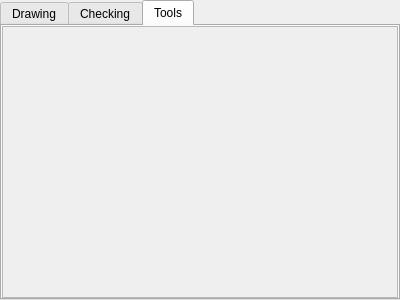
<?xml version="1.0" encoding="UTF-8"?>
<ui version="4.0">
 <class>PlanWidget</class>
 <widget class="QTabWidget" name="PlanWidget">
  <property name="geometry">
   <rect>
    <x>0</x>
    <y>0</y>
    <width>400</width>
    <height>300</height>
   </rect>
  </property>
  <property name="windowTitle">
   <string>TabWidget</string>
  </property>
  <property name="currentIndex">
   <number>2</number>
  </property>
  <widget class="QWidget" name="drawingTab">
   <attribute name="title">
    <string>Drawing</string>
   </attribute>
   <layout class="QVBoxLayout" name="verticalLayout">
    <property name="margin">
     <number>0</number>
    </property>
    <item>
     <widget class="QScrollArea" name="drawingScrollArea">
      <property name="widgetResizable">
       <bool>true</bool>
      </property>
      <widget class="QWidget" name="drawingScrollAreaContents">
       <property name="geometry">
        <rect>
         <x>0</x>
         <y>0</y>
         <width>392</width>
         <height>227</height>
        </rect>
       </property>
       <layout class="QVBoxLayout" name="verticalLayout_2">
        <property name="margin">
         <number>0</number>
        </property>
        <item>
         <widget class="MetadataWidget" name="metadataWidget" native="true"/>
        </item>
        <item>
         <widget class="DrawingWidget" name="drawingWidget" native="true"/>
        </item>
        <item>
         <spacer name="verticalSpacer">
          <property name="orientation">
           <enum>Qt::Vertical</enum>
          </property>
          <property name="sizeHint" stdset="0">
           <size>
            <width>20</width>
            <height>40</height>
           </size>
          </property>
         </spacer>
        </item>
       </layout>
      </widget>
     </widget>
    </item>
    <item>
     <layout class="QHBoxLayout" name="horizontalLayout">
      <item>
       <widget class="QPushButton" name="clearButton">
        <property name="toolTip">
         <string>Clear unsaved changes from work layers</string>
        </property>
        <property name="text">
         <string>Clear</string>
        </property>
       </widget>
      </item>
      <item>
       <widget class="QPushButton" name="mergeButton">
        <property name="toolTip">
         <string>Move new context to main layers</string>
        </property>
        <property name="text">
         <string>Merge</string>
        </property>
       </widget>
      </item>
     </layout>
    </item>
   </layout>
  </widget>
  <widget class="QWidget" name="checkingTab">
   <attribute name="title">
    <string>Checking</string>
   </attribute>
   <layout class="QVBoxLayout" name="verticalLayout_3">
    <property name="margin">
     <number>0</number>
    </property>
    <item>
     <widget class="QScrollArea" name="checkingScrollArea">
      <property name="widgetResizable">
       <bool>true</bool>
      </property>
      <widget class="QWidget" name="checkingScrollAreaContents">
       <property name="geometry">
        <rect>
         <x>0</x>
         <y>0</y>
         <width>392</width>
         <height>227</height>
        </rect>
       </property>
       <layout class="QVBoxLayout" name="verticalLayout_4">
        <property name="margin">
         <number>0</number>
        </property>
        <item>
         <widget class="SchematicWidget" name="schematicWidget" native="true"/>
        </item>
        <item>
         <spacer name="verticalSpacer_2">
          <property name="orientation">
           <enum>Qt::Vertical</enum>
          </property>
          <property name="sizeHint" stdset="0">
           <size>
            <width>20</width>
            <height>204</height>
           </size>
          </property>
         </spacer>
        </item>
       </layout>
      </widget>
     </widget>
    </item>
    <item>
     <layout class="QHBoxLayout" name="horizontalLayout_2">
      <item>
       <spacer name="horizontalSpacer">
        <property name="orientation">
         <enum>Qt::Horizontal</enum>
        </property>
        <property name="sizeHint" stdset="0">
         <size>
          <width>40</width>
          <height>20</height>
         </size>
        </property>
       </spacer>
      </item>
      <item>
       <widget class="QPushButton" name="resetButton">
        <property name="text">
         <string>Reset</string>
        </property>
       </widget>
      </item>
     </layout>
    </item>
   </layout>
  </widget>
  <widget class="QWidget" name="toolsTab">
   <attribute name="title">
    <string>Tools</string>
   </attribute>
   <layout class="QVBoxLayout" name="verticalLayout_5">
    <property name="margin">
     <number>0</number>
    </property>
    <item>
     <widget class="QScrollArea" name="toolsScrollArea">
      <property name="widgetResizable">
       <bool>true</bool>
      </property>
      <widget class="QWidget" name="toolsScrollAreaContents">
       <property name="geometry">
        <rect>
         <x>0</x>
         <y>0</y>
         <width>392</width>
         <height>269</height>
        </rect>
       </property>
       <layout class="QVBoxLayout" name="verticalLayout_6">
        <property name="margin">
         <number>0</number>
        </property>
        <item>
         <widget class="SnappingWidget" name="snappingWidget" native="true"/>
        </item>
        <item>
         <spacer name="verticalSpacer_3">
          <property name="orientation">
           <enum>Qt::Vertical</enum>
          </property>
          <property name="sizeHint" stdset="0">
           <size>
            <width>20</width>
            <height>246</height>
           </size>
          </property>
         </spacer>
        </item>
       </layout>
      </widget>
     </widget>
    </item>
   </layout>
  </widget>
 </widget>
 <customwidgets>
  <customwidget>
   <class>MetadataWidget</class>
   <extends>QWidget</extends>
   <header>metadata_widget.h</header>
   <container>1</container>
  </customwidget>
  <customwidget>
   <class>DrawingWidget</class>
   <extends>QWidget</extends>
   <header>drawing_widget.h</header>
   <container>1</container>
  </customwidget>
  <customwidget>
   <class>SnappingWidget</class>
   <extends>QWidget</extends>
   <header>snapping_widget.h</header>
   <container>1</container>
  </customwidget>
  <customwidget>
   <class>SchematicWidget</class>
   <extends>QWidget</extends>
   <header>schematic_widget.h</header>
   <container>1</container>
  </customwidget>
 </customwidgets>
 <resources/>
 <connections/>
</ui>
